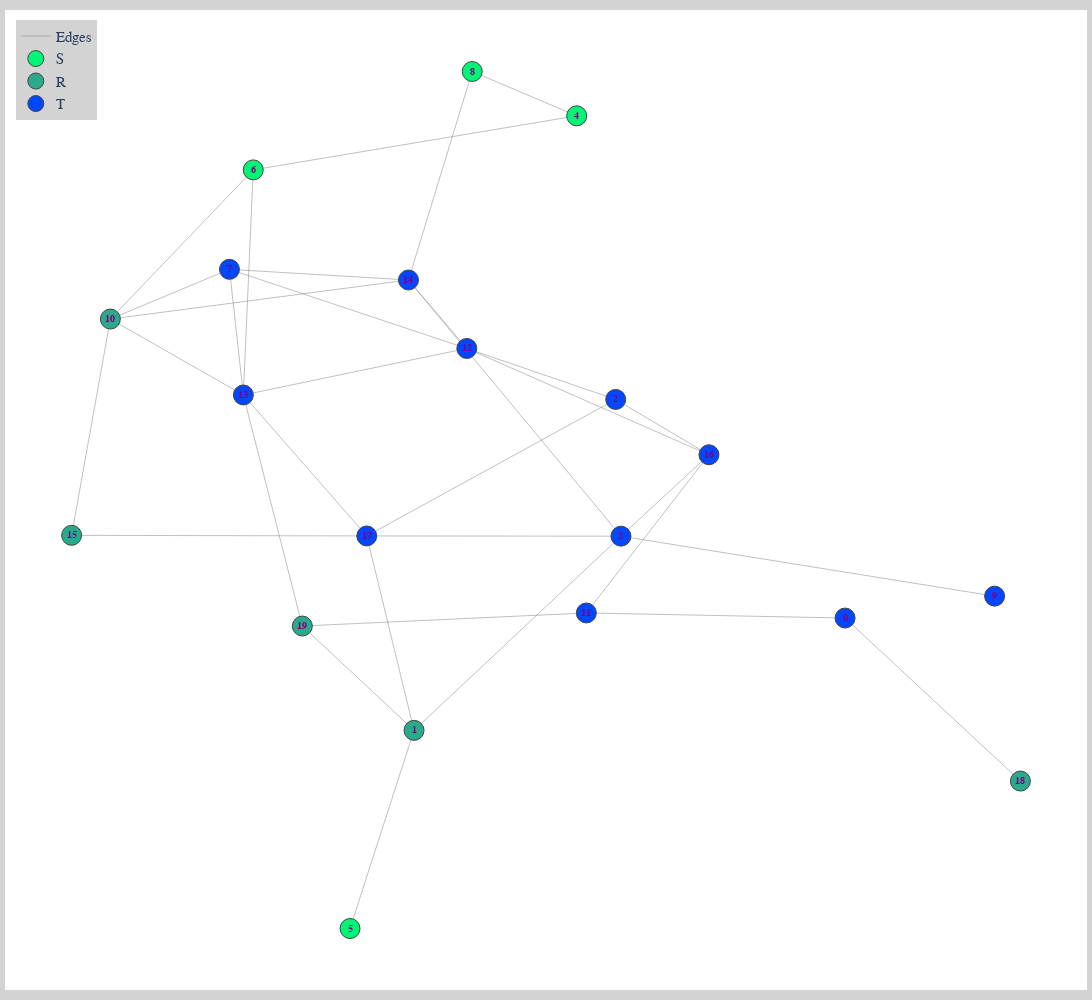
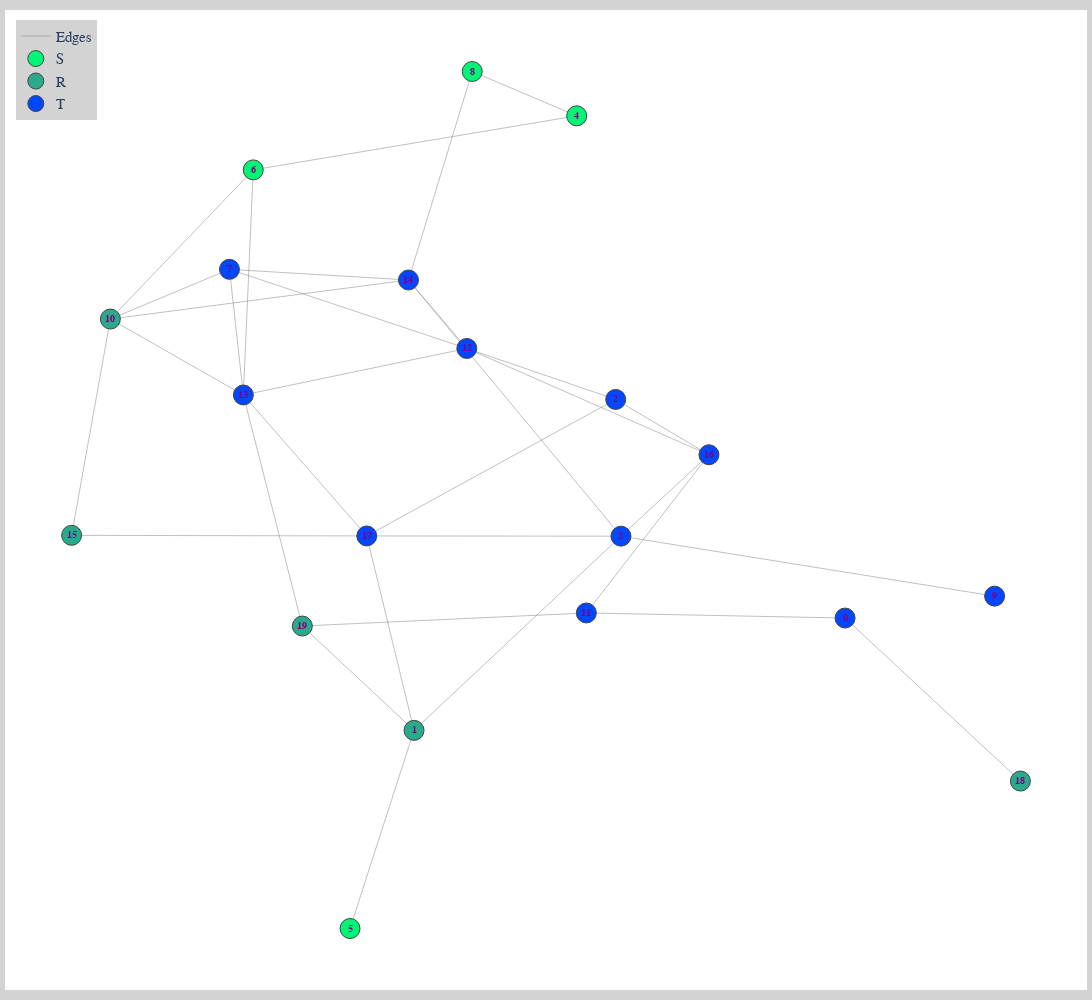

Here is the notebook cell these charts were saved with, in order:
### Code cell
from ct_simulator import run_tracing
import networkx as nx
G = nx.fast_gnp_random_graph(20, p=.2, seed=5)
kwargs = {
    'nettype': G, 'model':'covid', 'first_inf': 5,
    'dual':0, 'uptake':.8, 'overlap':.7, 'taut':.1, 'taur':.1, 'animate':1,
    'draw_config':{'plotter': 'plotly', 'bgcolor': 'white', 'layout': 'spring',
                   'font_size': 10, 'font_color': 'purple', 'title_fontsize': 15,
                   'edge_color': 'gray', 'edge_width': .5, 'legend': 1, 'margins': 0}
}
run_tracing.run_api(**kwargs)

### Figure 1 — Plotly figure (JSON) as saved in the notebook; plotly's stock layout.template omitted (floating-point values rounded to 4 significant figures)
{"data": [{"hoverinfo": "none", "line": {"color": "gray", "width": 0.5}, "mode": "lines", "name": "Edges", "type": "scatter", "x": [0.5344, 0.1527, null, 0.5344, 0.7931, null, -0.1016, 0.2038, null, -0.1016, -0.196, null, -0.1016, -0.1713, null, -0.1016, -0.2664, null, 0.196, -0.02369, null, 0.196, 0.3336, null, 0.196, -0.1713, null, 0.2038, 0.7551, null, 0.2038, -0.1098, null, 0.2038, 0.3336, null, 0.2038, -0.1713, null, 0.1385, -0.3388, null, 0.1385, -0.01568, null, -0.3388, -0.5496, null, -0.3388, -0.3534, null, -0.3739, -0.5496, null, -0.3739, -0.02369, null, -0.3739, -0.3534, null, -0.3739, -0.1098, null, -0.01568, -0.1098, null, -0.5496, -0.3534, null, -0.5496, -0.1098, null, -0.5496, -0.6068, null, 0.1527, 0.3336, null, 0.1527, -0.2664, null, -0.02369, -0.3534, null, -0.02369, -0.1098, null, -0.02369, 0.3336, null, -0.3534, -0.1713, null, -0.3534, -0.2664, null, -0.6068, -0.1713, null], "y": [-0.3285, -0.3175, null, -0.3285, -0.6811, null, -0.5714, -0.1514, null, -0.5714, -1, null, -0.5714, -0.1509, null, -0.5714, -0.3458, null, 0.1444, 0.2547, null, 0.1444, 0.02473, null, 0.1444, -0.1509, null, -0.1514, -0.2811, null, -0.1514, 0.4028, null, -0.1514, 0.02473, null, -0.1514, -0.1509, null, 0.7578, 0.6409, null, 0.7578, 0.8537, null, 0.6409, 0.3183, null, 0.6409, 0.154, null, 0.4258, 0.3183, null, 0.4258, 0.2547, null, 0.4258, 0.154, null, 0.4258, 0.4028, null, 0.8537, 0.4028, null, 0.3183, 0.154, null, 0.3183, 0.4028, null, 0.3183, -0.1496, null, -0.3175, 0.02473, null, -0.3175, -0.3458, null, 0.2547, 0.154, null, 0.2547, 0.4028, null, 0.2547, 0.02473, null, 0.154, -0.1509, null, 0.154, -0.3458, null, -0.1496, -0.1509, null]}, {"hoverinfo": "text", "marker": {"color": "#00F575", "line": {"width": 1}, "size": 20}, "mode": "markers", "name": "S", "text": ["Node: 4<br />Class: S<br />Degree: 2", "Node: 5<br />Class: S<br />Degree: 1", "Node: 6<br />Class: S<br />Degree: 3", "Node: 8<br />Class: S<br />Degree: 2"], "type": "scatter", "x": [0.1385, -0.196, -0.3388, -0.01568], "y": [0.7578, -1, 0.6409, 0.8537]}, {"hoverinfo": "text", "marker": {"color": "#ffcc33", "line": {"width": 1}, "size": 20}, "mode": "markers", "name": "E", "text": [], "type": "scatter", "x": [], "y": []}, {"hoverinfo": "text", "marker": {"color": "#ff4500", "line": {"width": 1}, "size": 20}, "mode": "markers", "name": "Ip", "text": [], "type": "scatter", "x": [], "y": []}, {"hoverinfo": "text", "marker": {"color": "pink", "line": {"width": 1}, "size": 20}, "mode": "markers", "name": "Ia", "text": [], "type": "scatter", "x": [], "y": []}, {"hoverinfo": "text", "marker": {"color": "red", "line": {"width": 1}, "size": 20}, "mode": "markers", "name": "Is", "text": [], "type": "scatter", "x": [], "y": []}, {"hoverinfo": "text", "marker": {"color": "cyan", "line": {"width": 1}, "size": 20}, "mode": "markers", "name": "H", "text": [], "type": "scatter", "x": [], "y": []}, {"hoverinfo": "text", "marker": {"color": "gray", "line": {"width": 1}, "size": 20}, "mode": "markers", "name": "D", "text": [], "type": "scatter", "x": [], "y": []}, {"hoverinfo": "text", "marker": {"color": "#2AAA8A", "line": {"width": 1}, "size": 20}, "mode": "markers", "name": "R", "text": ["Node: 1<br />Class: R<br />Degree: 4", "Node: 10<br />Class: R<br />Degree: 5", "Node: 15<br />Class: R<br />Degree: 2", "Node: 18<br />Class: R<br />Degree: 1", "Node: 19<br />Class: R<br />Degree: 3"], "type": "scatter", "x": [-0.1016, -0.5496, -0.6068, 0.7931, -0.2664], "y": [-0.5714, 0.3183, -0.1496, -0.6811, -0.3458]}, {"hoverinfo": "text", "marker": {"color": "#0247fe", "line": {"width": 1}, "size": 20}, "mode": "markers", "name": "T", "text": ["Node: 0<br />Class: T<br />Degree: 2", "Node: 2<br />Class: T<br />Degree: 3", "Node: 3<br />Class: T<br />Degree: 5", "Node: 7<br />Class: T<br />Degree: 4", "Node: 9<br />Class: T<br />Degree: 1", "Node: 11<br />Class: T<br />Degree: 3", "Node: 12<br />Class: T<br />Degree: 5", "Node: 13<br />Class: T<br />Degree: 6", "Node: 14<br />Class: T<br />Degree: 5", "Node: 16<br />Class: T<br />Degree: 4", "Node: 17<br />Class: T<br />Degree: 5"], "type": "scatter", "x": [0.5344, 0.196, 0.2038, -0.3739, 0.7551, 0.1527, -0.02369, -0.3534, -0.1098, 0.3336, -0.1713], "y": [-0.3285, 0.1444, -0.1514, 0.4258, -0.2811, -0.3175, 0.2547, 0.154, 0.4028, 0.02473, -0.1509]}, {"hoverinfo": "text", "marker": {"color": "purple", "line": {"width": 1}, "size": 20}, "mode": "markers", "name": "N", "text": [], "type": "scatter", "x": [], "y": []}], "layout": {"annotations": [{"align": "center", "font": {"color": "purple", "family": "Arial", "size": 10}, "opacity": 1, "showarrow": false, "text": "<b>0</b>", "x": 0.5344, "xanchor": "center", "xref": "x", "y": -0.3285, "yanchor": "middle", "yref": "y"}, {"align": "center", "font": {"color": "purple", "family": "Arial", "size": 10}, "opacity": 1, "showarrow": false, "text": "<b>1</b>", "x": -0.1016, "xanchor": "center", "xref": "x", "y": -0.5714, "yanchor": "middle", "yref": "y"}, {"align": "center", "font": {"color": "purple", "family": "Arial", "size": 10}, "opacity": 1, "showarrow": false, "text": "<b>2</b>", "x": 0.196, "xanchor": "center", "xref": "x", "y": 0.1444, "yanchor": "middle", "yref": "y"}, {"align": "center", "font": {"color": "purple", "family": "Arial", "size": 10}, "opacity": 1, "showarrow": false, "text": "<b>3</b>", "x": 0.2038, "xanchor": "center", "xref": "x", "y": -0.1514, "yanchor": "middle", "yref": "y"}, {"align": "center", "font": {"color": "purple", "family": "Arial", "size": 10}, "opacity": 1, "showarrow": false, "text": "<b>4</b>", "x": 0.1385, "xanchor": "center", "xref": "x", "y": 0.7578, "yanchor": "middle", "yref": "y"}, {"align": "center", "font": {"color": "purple", "family": "Arial", "size": 10}, "opacity": 1, "showarrow": false, "text": "<b>5</b>", "x": -0.196, "xanchor": "center", "xref": "x", "y": -1, "yanchor": "middle", "yref": "y"}, {"align": "center", "font": {"color": "purple", "family": "Arial", "size": 10}, "opacity": 1, "showarrow": false, "text": "<b>6</b>", "x": -0.3388, "xanchor": "center", "xref": "x", "y": 0.6409, "yanchor": "middle", "yref": "y"}, {"align": "center", "font": {"color": "purple", "family": "Arial", "size": 10}, "opacity": 1, "showarrow": false, "text": "<b>7</b>", "x": -0.3739, "xanchor": "center", "xref": "x", "y": 0.4258, "yanchor": "middle", "yref": "y"}, {"align": "center", "font": {"color": "purple", "family": "Arial", "size": 10}, "opacity": 1, "showarrow": false, "text": "<b>8</b>", "x": -0.01568, "xanchor": "center", "xref": "x", "y": 0.8537, "yanchor": "middle", "yref": "y"}, {"align": "center", "font": {"color": "purple", "family": "Arial", "size": 10}, "opacity": 1, "showarrow": false, "text": "<b>9</b>", "x": 0.7551, "xanchor": "center", "xref": "x", "y": -0.2811, "yanchor": "middle", "yref": "y"}, {"align": "center", "font": {"color": "purple", "family": "Arial", "size": 10}, "opacity": 1, "showarrow": false, "text": "<b>10</b>", "x": -0.5496, "xanchor": "center", "xref": "x", "y": 0.3183, "yanchor": "middle", "yref": "y"}, {"align": "center", "font": {"color": "purple", "family": "Arial", "size": 10}, "opacity": 1, "showarrow": false, "text": "<b>11</b>", "x": 0.1527, "xanchor": "center", "xref": "x", "y": -0.3175, "yanchor": "middle", "yref": "y"}, {"align": "center", "font": {"color": "purple", "family": "Arial", "size": 10}, "opacity": 1, "showarrow": false, "text": "<b>12</b>", "x": -0.02369, "xanchor": "center", "xref": "x", "y": 0.2547, "yanchor": "middle", "yref": "y"}, {"align": "center", "font": {"color": "purple", "family": "Arial", "size": 10}, "opacity": 1, "showarrow": false, "text": "<b>13</b>", "x": -0.3534, "xanchor": "center", "xref": "x", "y": 0.154, "yanchor": "middle", "yref": "y"}, {"align": "center", "font": {"color": "purple", "family": "Arial", "size": 10}, "opacity": 1, "showarrow": false, "text": "<b>14</b>", "x": -0.1098, "xanchor": "center", "xref": "x", "y": 0.4028, "yanchor": "middle", "yref": "y"}, {"align": "center", "font": {"color": "purple", "family": "Arial", "size": 10}, "opacity": 1, "showarrow": false, "text": "<b>15</b>", "x": -0.6068, "xanchor": "center", "xref": "x", "y": -0.1496, "yanchor": "middle", "yref": "y"}, {"align": "center", "font": {"color": "purple", "family": "Arial", "size": 10}, "opacity": 1, "showarrow": false, "text": "<b>16</b>", "x": 0.3336, "xanchor": "center", "xref": "x", "y": 0.02473, "yanchor": "middle", "yref": "y"}, {"align": "center", "font": {"color": "purple", "family": "Arial", "size": 10}, "opacity": 1, "showarrow": false, "text": "<b>17</b>", "x": -0.1713, "xanchor": "center", "xref": "x", "y": -0.1509, "yanchor": "middle", "yref": "y"}, {"align": "center", "font": {"color": "purple", "family": "Arial", "size": 10}, "opacity": 1, "showarrow": false, "text": "<b>18</b>", "x": 0.7931, "xanchor": "center", "xref": "x", "y": -0.6811, "yanchor": "middle", "yref": "y"}, {"align": "center", "font": {"color": "purple", "family": "Arial", "size": 10}, "opacity": 1, "showarrow": false, "text": "<b>19</b>", "x": -0.2664, "xanchor": "center", "xref": "x", "y": -0.3458, "yanchor": "middle", "yref": "y"}], "autosize": false, "height": 1000, "hovermode": "closest", "legend": {"font": {"family": "Arial", "size": 15}, "x": 0.01, "xanchor": "left", "y": 0.99, "yanchor": "top"}, "margin": {"b": 10, "l": 5, "r": 5, "t": 10}, "paper_bgcolor": "lightgray", "plot_bgcolor": "white", "showlegend": true, "width": 1200, "xaxis": {"autorange": true, "range": [-0.7032, 0.8895], "showgrid": false, "showticklabels": false, "type": "linear", "zeroline": false}, "yaxis": {"autorange": true, "range": [-1.133, 0.9868], "showgrid": false, "showticklabels": false, "type": "linear", "zeroline": false}}}

### Figure 2 — Plotly figure (JSON) as saved in the notebook; plotly's stock layout.template omitted (floating-point values rounded to 4 significant figures)
{"data": [{"hoverinfo": "none", "line": {"color": "gray", "width": 0.5}, "mode": "lines", "name": "Edges", "type": "scatter", "x": [0.5344, 0.1527, null, 0.5344, 0.7931, null, -0.1016, 0.2038, null, -0.1016, -0.196, null, -0.1016, -0.1713, null, -0.1016, -0.2664, null, 0.196, -0.02369, null, 0.196, 0.3336, null, 0.196, -0.1713, null, 0.2038, 0.7551, null, 0.2038, -0.1098, null, 0.2038, 0.3336, null, 0.2038, -0.1713, null, 0.1385, -0.3388, null, 0.1385, -0.01568, null, -0.3388, -0.5496, null, -0.3388, -0.3534, null, -0.3739, -0.5496, null, -0.3739, -0.02369, null, -0.3739, -0.3534, null, -0.3739, -0.1098, null, -0.01568, -0.1098, null, -0.5496, -0.3534, null, -0.5496, -0.1098, null, -0.5496, -0.6068, null, 0.1527, 0.3336, null, 0.1527, -0.2664, null, -0.02369, -0.3534, null, -0.02369, -0.1098, null, -0.02369, 0.3336, null, -0.3534, -0.1713, null, -0.3534, -0.2664, null, -0.6068, -0.1713, null], "y": [-0.3285, -0.3175, null, -0.3285, -0.6811, null, -0.5714, -0.1514, null, -0.5714, -1, null, -0.5714, -0.1509, null, -0.5714, -0.3458, null, 0.1444, 0.2547, null, 0.1444, 0.02473, null, 0.1444, -0.1509, null, -0.1514, -0.2811, null, -0.1514, 0.4028, null, -0.1514, 0.02473, null, -0.1514, -0.1509, null, 0.7578, 0.6409, null, 0.7578, 0.8537, null, 0.6409, 0.3183, null, 0.6409, 0.154, null, 0.4258, 0.3183, null, 0.4258, 0.2547, null, 0.4258, 0.154, null, 0.4258, 0.4028, null, 0.8537, 0.4028, null, 0.3183, 0.154, null, 0.3183, 0.4028, null, 0.3183, -0.1496, null, -0.3175, 0.02473, null, -0.3175, -0.3458, null, 0.2547, 0.154, null, 0.2547, 0.4028, null, 0.2547, 0.02473, null, 0.154, -0.1509, null, 0.154, -0.3458, null, -0.1496, -0.1509, null]}, {"hoverinfo": "text", "marker": {"color": "#00F575", "line": {"width": 1}, "size": 20}, "mode": "markers", "name": "S", "text": ["Node: 4<br />Class: S<br />Degree: 2", "Node: 5<br />Class: S<br />Degree: 1", "Node: 6<br />Class: S<br />Degree: 3", "Node: 8<br />Class: S<br />Degree: 2"], "type": "scatter", "x": [0.1385, -0.196, -0.3388, -0.01568], "y": [0.7578, -1, 0.6409, 0.8537]}, {"hoverinfo": "text", "marker": {"color": "#ffcc33", "line": {"width": 1}, "size": 20}, "mode": "markers", "name": "E", "text": [], "type": "scatter", "x": [], "y": []}, {"hoverinfo": "text", "marker": {"color": "#ff4500", "line": {"width": 1}, "size": 20}, "mode": "markers", "name": "Ip", "text": [], "type": "scatter", "x": [], "y": []}, {"hoverinfo": "text", "marker": {"color": "pink", "line": {"width": 1}, "size": 20}, "mode": "markers", "name": "Ia", "text": [], "type": "scatter", "x": [], "y": []}, {"hoverinfo": "text", "marker": {"color": "red", "line": {"width": 1}, "size": 20}, "mode": "markers", "name": "Is", "text": [], "type": "scatter", "x": [], "y": []}, {"hoverinfo": "text", "marker": {"color": "cyan", "line": {"width": 1}, "size": 20}, "mode": "markers", "name": "H", "text": [], "type": "scatter", "x": [], "y": []}, {"hoverinfo": "text", "marker": {"color": "gray", "line": {"width": 1}, "size": 20}, "mode": "markers", "name": "D", "text": [], "type": "scatter", "x": [], "y": []}, {"hoverinfo": "text", "marker": {"color": "#2AAA8A", "line": {"width": 1}, "size": 20}, "mode": "markers", "name": "R", "text": ["Node: 1<br />Class: R<br />Degree: 4", "Node: 10<br />Class: R<br />Degree: 5", "Node: 15<br />Class: R<br />Degree: 2", "Node: 18<br />Class: R<br />Degree: 1", "Node: 19<br />Class: R<br />Degree: 3"], "type": "scatter", "x": [-0.1016, -0.5496, -0.6068, 0.7931, -0.2664], "y": [-0.5714, 0.3183, -0.1496, -0.6811, -0.3458]}, {"hoverinfo": "text", "marker": {"color": "#0247fe", "line": {"width": 1}, "size": 20}, "mode": "markers", "name": "T", "text": ["Node: 0<br />Class: T<br />Degree: 2", "Node: 2<br />Class: T<br />Degree: 3", "Node: 3<br />Class: T<br />Degree: 5", "Node: 7<br />Class: T<br />Degree: 4", "Node: 9<br />Class: T<br />Degree: 1", "Node: 11<br />Class: T<br />Degree: 3", "Node: 12<br />Class: T<br />Degree: 5", "Node: 13<br />Class: T<br />Degree: 6", "Node: 14<br />Class: T<br />Degree: 5", "Node: 16<br />Class: T<br />Degree: 4", "Node: 17<br />Class: T<br />Degree: 5"], "type": "scatter", "x": [0.5344, 0.196, 0.2038, -0.3739, 0.7551, 0.1527, -0.02369, -0.3534, -0.1098, 0.3336, -0.1713], "y": [-0.3285, 0.1444, -0.1514, 0.4258, -0.2811, -0.3175, 0.2547, 0.154, 0.4028, 0.02473, -0.1509]}, {"hoverinfo": "text", "marker": {"color": "purple", "line": {"width": 1}, "size": 20}, "mode": "markers", "name": "N", "text": [], "type": "scatter", "x": [], "y": []}], "layout": {"annotations": [{"align": "center", "font": {"color": "purple", "family": "Arial", "size": 10}, "opacity": 1, "showarrow": false, "text": "<b>0</b>", "x": 0.5344, "xanchor": "center", "xref": "x", "y": -0.3285, "yanchor": "middle", "yref": "y"}, {"align": "center", "font": {"color": "purple", "family": "Arial", "size": 10}, "opacity": 1, "showarrow": false, "text": "<b>1</b>", "x": -0.1016, "xanchor": "center", "xref": "x", "y": -0.5714, "yanchor": "middle", "yref": "y"}, {"align": "center", "font": {"color": "purple", "family": "Arial", "size": 10}, "opacity": 1, "showarrow": false, "text": "<b>2</b>", "x": 0.196, "xanchor": "center", "xref": "x", "y": 0.1444, "yanchor": "middle", "yref": "y"}, {"align": "center", "font": {"color": "purple", "family": "Arial", "size": 10}, "opacity": 1, "showarrow": false, "text": "<b>3</b>", "x": 0.2038, "xanchor": "center", "xref": "x", "y": -0.1514, "yanchor": "middle", "yref": "y"}, {"align": "center", "font": {"color": "purple", "family": "Arial", "size": 10}, "opacity": 1, "showarrow": false, "text": "<b>4</b>", "x": 0.1385, "xanchor": "center", "xref": "x", "y": 0.7578, "yanchor": "middle", "yref": "y"}, {"align": "center", "font": {"color": "purple", "family": "Arial", "size": 10}, "opacity": 1, "showarrow": false, "text": "<b>5</b>", "x": -0.196, "xanchor": "center", "xref": "x", "y": -1, "yanchor": "middle", "yref": "y"}, {"align": "center", "font": {"color": "purple", "family": "Arial", "size": 10}, "opacity": 1, "showarrow": false, "text": "<b>6</b>", "x": -0.3388, "xanchor": "center", "xref": "x", "y": 0.6409, "yanchor": "middle", "yref": "y"}, {"align": "center", "font": {"color": "purple", "family": "Arial", "size": 10}, "opacity": 1, "showarrow": false, "text": "<b>7</b>", "x": -0.3739, "xanchor": "center", "xref": "x", "y": 0.4258, "yanchor": "middle", "yref": "y"}, {"align": "center", "font": {"color": "purple", "family": "Arial", "size": 10}, "opacity": 1, "showarrow": false, "text": "<b>8</b>", "x": -0.01568, "xanchor": "center", "xref": "x", "y": 0.8537, "yanchor": "middle", "yref": "y"}, {"align": "center", "font": {"color": "purple", "family": "Arial", "size": 10}, "opacity": 1, "showarrow": false, "text": "<b>9</b>", "x": 0.7551, "xanchor": "center", "xref": "x", "y": -0.2811, "yanchor": "middle", "yref": "y"}, {"align": "center", "font": {"color": "purple", "family": "Arial", "size": 10}, "opacity": 1, "showarrow": false, "text": "<b>10</b>", "x": -0.5496, "xanchor": "center", "xref": "x", "y": 0.3183, "yanchor": "middle", "yref": "y"}, {"align": "center", "font": {"color": "purple", "family": "Arial", "size": 10}, "opacity": 1, "showarrow": false, "text": "<b>11</b>", "x": 0.1527, "xanchor": "center", "xref": "x", "y": -0.3175, "yanchor": "middle", "yref": "y"}, {"align": "center", "font": {"color": "purple", "family": "Arial", "size": 10}, "opacity": 1, "showarrow": false, "text": "<b>12</b>", "x": -0.02369, "xanchor": "center", "xref": "x", "y": 0.2547, "yanchor": "middle", "yref": "y"}, {"align": "center", "font": {"color": "purple", "family": "Arial", "size": 10}, "opacity": 1, "showarrow": false, "text": "<b>13</b>", "x": -0.3534, "xanchor": "center", "xref": "x", "y": 0.154, "yanchor": "middle", "yref": "y"}, {"align": "center", "font": {"color": "purple", "family": "Arial", "size": 10}, "opacity": 1, "showarrow": false, "text": "<b>14</b>", "x": -0.1098, "xanchor": "center", "xref": "x", "y": 0.4028, "yanchor": "middle", "yref": "y"}, {"align": "center", "font": {"color": "purple", "family": "Arial", "size": 10}, "opacity": 1, "showarrow": false, "text": "<b>15</b>", "x": -0.6068, "xanchor": "center", "xref": "x", "y": -0.1496, "yanchor": "middle", "yref": "y"}, {"align": "center", "font": {"color": "purple", "family": "Arial", "size": 10}, "opacity": 1, "showarrow": false, "text": "<b>16</b>", "x": 0.3336, "xanchor": "center", "xref": "x", "y": 0.02473, "yanchor": "middle", "yref": "y"}, {"align": "center", "font": {"color": "purple", "family": "Arial", "size": 10}, "opacity": 1, "showarrow": false, "text": "<b>17</b>", "x": -0.1713, "xanchor": "center", "xref": "x", "y": -0.1509, "yanchor": "middle", "yref": "y"}, {"align": "center", "font": {"color": "purple", "family": "Arial", "size": 10}, "opacity": 1, "showarrow": false, "text": "<b>18</b>", "x": 0.7931, "xanchor": "center", "xref": "x", "y": -0.6811, "yanchor": "middle", "yref": "y"}, {"align": "center", "font": {"color": "purple", "family": "Arial", "size": 10}, "opacity": 1, "showarrow": false, "text": "<b>19</b>", "x": -0.2664, "xanchor": "center", "xref": "x", "y": -0.3458, "yanchor": "middle", "yref": "y"}], "autosize": false, "height": 1000, "hovermode": "closest", "legend": {"font": {"family": "Arial", "size": 15}, "x": 0.01, "xanchor": "left", "y": 0.99, "yanchor": "top"}, "margin": {"b": 10, "l": 5, "r": 5, "t": 10}, "paper_bgcolor": "lightgray", "plot_bgcolor": "white", "showlegend": true, "width": 1200, "xaxis": {"autorange": true, "range": [-0.7032, 0.8895], "showgrid": false, "showticklabels": false, "type": "linear", "zeroline": false}, "yaxis": {"autorange": true, "range": [-1.133, 0.9868], "showgrid": false, "showticklabels": false, "type": "linear", "zeroline": false}}}
